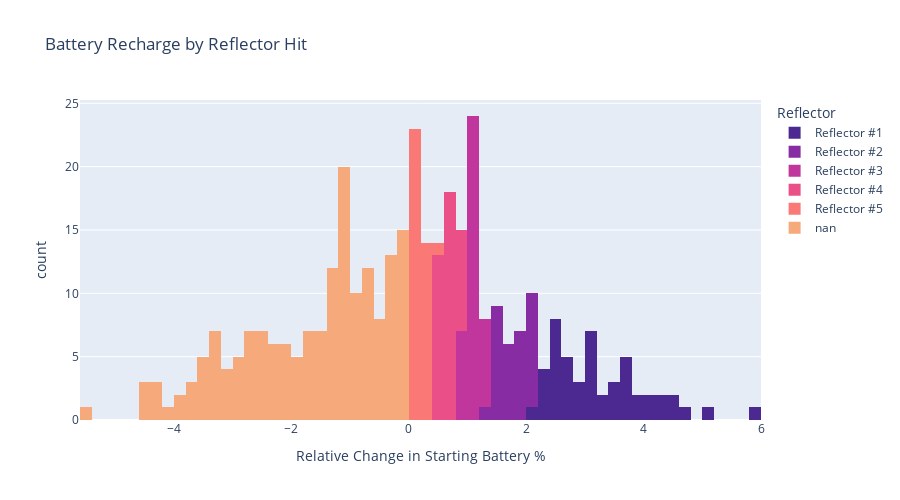

Notebook code for this chart:
### Code cell
px.histogram(df.sort_values('reflector_str'), x='battery delta', title='Battery Recharge by Reflector Hit', color='reflector_str', nbins=75, **histogram_options)

### Figure 1 — Plotly figure (JSON) as saved in the notebook; plotly's stock layout.template omitted (floating-point values rounded to 4 significant figures; data arrays with more than 128 entries replaced by an {"elided": "..."} marker saying what was removed)
{"data": [{"alignmentgroup": "True", "bingroup": "x", "hovertemplate": "Reflector=Reflector #1<br>Relative Change in Starting Battery %=%{x}<br>count=%{y}<extra></extra>", "legendgroup": "Reflector #1", "marker": {"color": "rgb(75, 41, 145)", "pattern": {"shape": ""}}, "name": "Reflector #1", "nbinsx": 75, "offsetgroup": "Reflector #1", "orientation": "v", "showlegend": true, "type": "histogram", "x": [3.2, 3.1, 4.2, 3.4, 3.1, 3.7, 3.6, 2.7, 2.9, 2.5, 3, 3, 3.5, 2.5, 2.2, 5.1, 3.5, 4, 4.5, 2.7, 3.1, 3.6, 2.1, 2.6, 3.6, 2.7, 2.3, 2.8, 3.9, 2.5, 4.5, 2.5, 2.5, 2.8, 4.7, 2.5, 2.2, 3.9, 2.2, 2.5, 4, 3.1, 2.6, 3.1, 4.3, 3.7, 3.3, 2.5, 5.9], "xaxis": "x", "yaxis": "y"}, {"alignmentgroup": "True", "bingroup": "x", "hovertemplate": "Reflector=Reflector #2<br>Relative Change in Starting Battery %=%{x}<br>count=%{y}<extra></extra>", "legendgroup": "Reflector #2", "marker": {"color": "rgb(135, 44, 162)", "pattern": {"shape": ""}}, "name": "Reflector #2", "nbinsx": 75, "offsetgroup": "Reflector #2", "orientation": "v", "showlegend": true, "type": "histogram", "x": [1.9, 2, 1.4, 1.3, 1.8, 2, 1.9, 1.4, 1.4, 1.7, 1.8, 1.7, 1.4, 1.9, 1.4, 1.8, 1.4, 1.5, 2, 1.8, 2, 1.7, 1.5, 2, 2, 1.6, 2, 1.6, 1.5, 2, 1.6, 2], "xaxis": "x", "yaxis": "y"}, {"alignmentgroup": "True", "bingroup": "x", "hovertemplate": "Reflector=Reflector #3<br>Relative Change in Starting Battery %=%{x}<br>count=%{y}<extra></extra>", "legendgroup": "Reflector #3", "marker": {"color": "rgb(192, 54, 157)", "pattern": {"shape": ""}}, "name": "Reflector #3", "nbinsx": 75, "offsetgroup": "Reflector #3", "orientation": "v", "showlegend": true, "type": "histogram", "x": [1, 1.1, 1.3, 1.1, 1, 1, 0.9, 0.8, 0.8, 1, 0.9, 1.1, 0.9, 1.2, 1, 1.1, 1.1, 1.2, 0.9, 1.1, 1.1, 1.1, 1.2, 1.1, 1.1, 0.9, 1, 1.2, 1, 1.1, 1.1, 1.2, 1.1, 1, 1.2, 1.1, 1, 1.1], "xaxis": "x", "yaxis": "y"}, {"alignmentgroup": "True", "bingroup": "x", "hovertemplate": "Reflector=Reflector #4<br>Relative Change in Starting Battery %=%{x}<br>count=%{y}<extra></extra>", "legendgroup": "Reflector #4", "marker": {"color": "rgb(234, 79, 136)", "pattern": {"shape": ""}}, "name": "Reflector #4", "nbinsx": 75, "offsetgroup": "Reflector #4", "orientation": "v", "showlegend": true, "type": "histogram", "x": [0.6, 0.4, 0.7, 0.5, 0.4, 0.5, 0.5, 0.7, 0.7, 0.6, 0.6, 0.7, 0.5, 0.5, 0.6, 0.6, 0.6, 0.8, 0.6, 0.5, 0.6, 0.6, 0.6, 0.4, 0.8, 0.6, 0.8, 0.8, 0.8, 0.6, 0.5, 0.6, 0.4, 0.8, 0.5, 0.5, 0.7, 0.8, 0.8], "xaxis": "x", "yaxis": "y"}, {"alignmentgroup": "True", "bingroup": "x", "hovertemplate": "Reflector=Reflector #5<br>Relative Change in Starting Battery %=%{x}<br>count=%{y}<extra></extra>", "legendgroup": "Reflector #5", "marker": {"color": "rgb(250, 120, 118)", "pattern": {"shape": ""}}, "name": "Reflector #5", "nbinsx": 75, "offsetgroup": "Reflector #5", "orientation": "v", "showlegend": true, "type": "histogram", "x": [0.1, 0.3, 0.1, 0.2, 0.1, 0, 0.1, 0, 0.2, 0.1, 0.2, 0, 0.1, 0.1, 0.3, 0.4, 0.2, 0, 0, 0.3, 0.2, 0, 0, 0, 0.1, 0, 0.3, 0.3, 0, 0.1, 0.1, 0, 0.2, 0.2, 0, 0.3, 0.3, 0.1], "xaxis": "x", "yaxis": "y"}, {"alignmentgroup": "True", "bingroup": "x", "hovertemplate": "Reflector=nan<br>Relative Change in Starting Battery %=%{x}<br>count=%{y}<extra></extra>", "legendgroup": "nan", "marker": {"color": "rgb(246, 169, 122)", "pattern": {"shape": ""}}, "name": "nan", "nbinsx": 75, "offsetgroup": "nan", "orientation": "v", "showlegend": true, "type": "histogram", "x": {"elided": "169 float values"}, "xaxis": "x", "yaxis": "y"}], "layout": {"barmode": "relative", "height": 500, "legend": {"title": {"text": "Reflector"}, "tracegroupgap": 0}, "title": {"text": "Battery Recharge by Reflector Hit"}, "xaxis": {"anchor": "y", "domain": [0, 1], "title": {"text": "Relative Change in Starting Battery %"}}, "yaxis": {"anchor": "x", "domain": [0, 1], "title": {"text": "count"}}}}
